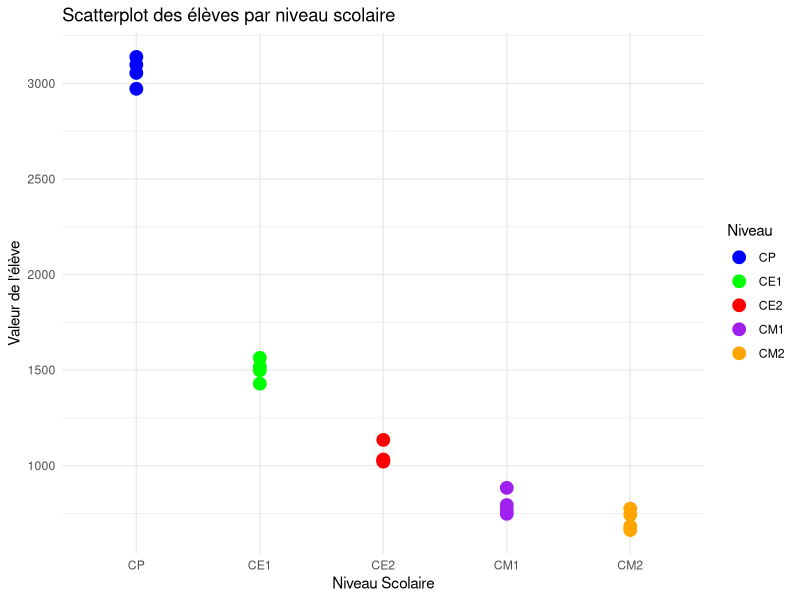

R code for this plot:
# Données
niveaux <- rep(c("CP", "CE1", "CE2", "CM1", "CM2"), each = 4)
eleves <- c(3139, 2972, 3055, 3098, 1564, 1499, 1518, 1429, 1135, 1029, 1032, 1021, 748, 884, 769, 794, 663, 743, 775, 683)

# Créer un data frame
data <- data.frame(Niveau = factor(niveaux, levels = c("CP", "CE1", "CE2", "CM1", "CM2")), Eleve = eleves)

# Création du scatterplot
library(ggplot2)

ggplot(data, aes(x = Niveau, y = Eleve, color = Niveau)) +
  geom_point(size = 4) +
  labs(title = "Scatterplot des élèves par niveau scolaire", x = "Niveau Scolaire", y = "Valeur de l'élève") +
  theme_minimal() +
  scale_color_manual(values = c("blue", "green", "red", "purple", "orange"))

